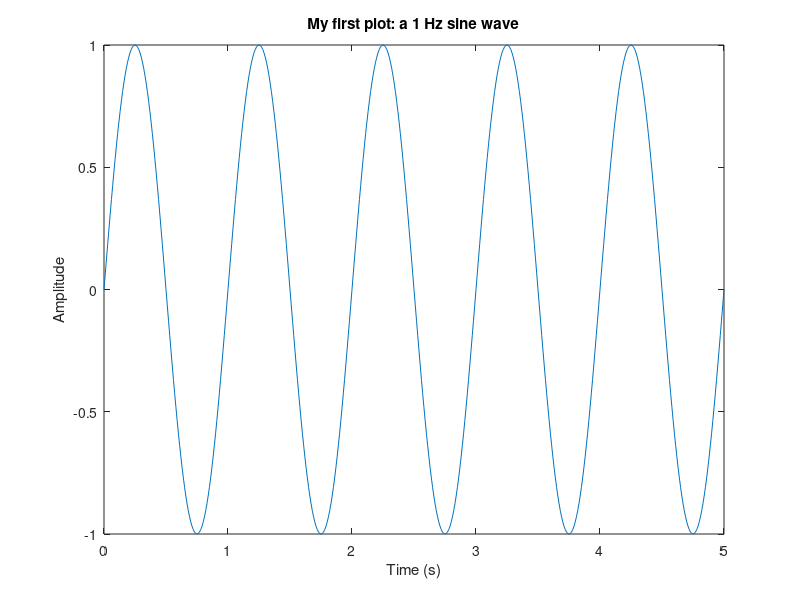

MATLAB code to generate this figure: (Note: this script raises an error after producing the figure.)
%% =====================================================================
%  BUILD A HEART RATE MONITOR  --  SOLUTION
%  Biomed Design Club MATLAB Workshop
%  Base MATLAB only (R2018b or newer). No toolboxes needed.
%  Run one section at a time: click inside it, then Ctrl+Enter (Cmd+Enter on Mac).
%% =====================================================================

%% Section 0: Start fresh
clear; clc; close all;


%% Section 1: Vectors and plotting  (warm-up, ~8 min)
% You already know matrices from linear algebra. A vector is just a
% matrix with one row. The colon makes evenly spaced numbers:
%   start : step : stop
t = 0:0.01:5;              % 0, 0.01, 0.02, ... 5  (time in seconds)
y = sin(2*pi*1*t);         % a 1 Hz wave (one full cycle per second)

figure;
plot(t, y);
xlabel('Time (s)');
ylabel('Amplitude');
title('My first plot: a 1 Hz sine wave');
% CHECKPOINT: 5 smooth waves between 0 and 5 seconds.

% GOTCHA from linear algebra:  *  is matrix multiplication.
% For "multiply each element", use  .*   (and ./ for division, .^ for powers)
y2 = t .* y;               % works: element by element
% y2 = t * y;              % ERROR: inner matrix dimensions must agree


%% Section 2: Load and plot the ECG  (~15 min)
load('ecg_data.mat');      % gives you two variables: ecg and fs
fs                         % no semicolon -> prints the value (250)

% fs = 250 means 250 numbers were recorded every second.
% Sample number n happened at time (n-1)/fs seconds.
N = length(ecg);           % how many samples in total
t = (0:N-1) / fs;          % time of every sample, in seconds
duration = N / fs          % 30 seconds

figure;
plot(t, ecg);
xlabel('Time (s)');
ylabel('Voltage (mV)');
title('Raw ECG');
% CHECKPOINT: a 30 s signal, tall spikes about once per second,
% and the whole thing slowly drifts up and down.


%% Section 3: Zoom in and take basic stats  (~15 min)
% Indexing: ecg(5) is the 5th sample. ecg(1:10) is the first ten.
% MATLAB counts from 1, not 0!
idx = 1 : 5*fs;            % the first 5 seconds = first 1250 samples

figure;
plot(t(idx), ecg(idx));
xlabel('Time (s)');
ylabel('Voltage (mV)');
title('First 5 seconds');
% CHECKPOINT: you can now see individual heartbeats.
% Each beat: small bump (P), tall spike (R), wider bump (T).

biggest  = max(ecg)
smallest = min(ecg)
average  = mean(ecg)
% Question for the room: the mean is not zero. Why? (Answer: the drift.)


%% ---------------------- BREAK (5 min) ----------------------


%% Section 4: Clean the signal  (~15 min)
% Step A: find the slow drift by averaging over 1 second (fs samples).
% Heartbeats average out; the slow wander is what's left.
baseline = movmean(ecg, fs);

figure;
plot(t, ecg); hold on;
plot(t, baseline, 'r', 'LineWidth', 2);
xlabel('Time (s)'); ylabel('Voltage (mV)');
legend('Raw ECG', 'Baseline (1 s average)');
title('Finding the drift');
% CHECKPOINT: the red line follows the slow wander of the blue signal.

% Step B: subtract the drift so the signal sits flat around zero.
ecg_flat = ecg - baseline;

% Step C: a SHORT average (5 samples = 0.02 s) removes fuzz but keeps
% the spikes sharp. Try 50 instead of 5 and see what happens to the peaks!
ecg_clean = movmean(ecg_flat, 5);

figure;
plot(t(idx), ecg(idx)); hold on;
plot(t(idx), ecg_clean(idx), 'LineWidth', 1.5);
xlabel('Time (s)'); ylabel('Voltage (mV)');
legend('Raw', 'Cleaned');
title('Before vs after cleaning');
% CHECKPOINT: orange signal is flat around 0, R-peaks still sharp.


%% Section 5: Find the heartbeats  (~20 min)
% An R-peak is a point that is:
%   (1) a local maximum (higher than its neighbours), AND
%   (2) tall (above a threshold), AND
%   (3) not too close to another peak (heart can't beat twice in 0.3 s)
threshold = 0.5 * max(ecg_clean);          % half of the tallest point

isPeak = islocalmax(ecg_clean, 'MinSeparation', round(0.3*fs)) ...
         & (ecg_clean > threshold);
% isPeak is a list of true/false, one per sample. true = "a beat is here".

peak_times   = t(isPeak);                   % WHEN each beat happened (s)
peak_heights = ecg_clean(isPeak);           % HOW TALL each beat was

num_beats = sum(isPeak)                     % true counts as 1

figure;
plot(t, ecg_clean); hold on;
plot(peak_times, peak_heights, 'ro', 'MarkerSize', 8, 'LineWidth', 1.5);
yline(threshold, '--k', 'threshold');
xlabel('Time (s)'); ylabel('Voltage (mV)');
title(sprintf('Detected %d heartbeats', num_beats));
% CHECKPOINT: a red circle on top of every tall spike, none on the T waves.
% About 35 beats in 30 s.


%% Section 6: Calculate heart rate  (~15 min)
% diff gives the gap between neighbours: diff([1 3 6]) = [2 3]
rr = diff(peak_times);          % seconds between beats ("RR intervals")

avg_bpm = 60 / mean(rr)         % beats per minute
% CHECKPOINT: about 72 bpm.

% Heart rate for EVERY beat. Note the ./  (element-wise division!)
hr = 60 ./ rr;

figure;
plot(peak_times(2:end), hr, '-o');
xlabel('Time (s)'); ylabel('Heart rate (bpm)');
ylim([40 120]);
title(sprintf('Heart rate over time (average %.0f bpm)', avg_bpm));
% CHECKPOINT: wiggles between roughly 65 and 80 bpm.
% That small beat-to-beat variation is real biology: heart rate variability.


%% Section 7: Challenge -- a messier signal  (~10 min)
% Go back to Section 2, change 'ecg_data.mat' to 'ecg_noisy.mat',
% and re-run Sections 2 to 6. Then answer:
%
% Q1. What BPM do you get now? Is that possible for a living person?
%     -> About 5 bpm, with only 2 beats found. Not possible.
%
% Q2. Look at the raw plot. What is different? Why did that break Section 5?
%     -> Two huge spikes (motion artifacts, e.g. a patient bumping a lead).
%        threshold = 0.5*max(...) is now based on the ARTIFACT, so it sits
%        above every real heartbeat.
%
% Q3. Change ONE line to fix it.
%     -> Look at the cleaned plot and pick a value by eye:
%            threshold = 0.5;
%        Now ~36 beats, ~74 bpm. Close! (Lesson: always look at your data.)
%
% Q4 (bonus). The heart-rate plot has a weird jump to ~160 bpm. Why?
%     How could you make avg_bpm ignore it?
%     -> One artifact was counted as an extra "beat". Use the median,
%        which ignores a few outliers:
%            avg_bpm = 60 / median(rr)      % ~72 bpm again


%% Stretch goal (take-home): make it reusable with a function
% The function is defined at the very bottom of this file.
load('ecg_data.mat');
bpm_from_function = estimateHR(ecg, fs, 0.5)


%% ------------------------------------------------------------------
%  Local functions must go at the END of a script file.
function bpm = estimateHR(ecg, fs, threshold)
% estimateHR  Estimate average heart rate (bpm) from a raw ECG signal.
%   bpm = estimateHR(ecg, fs, threshold)
    baseline  = movmean(ecg, fs);
    ecg_clean = movmean(ecg - baseline, 5);
    isPeak    = islocalmax(ecg_clean, 'MinSeparation', round(0.3*fs)) ...
                & (ecg_clean > threshold);
    t   = (0:length(ecg)-1) / fs;
    rr  = diff(t(isPeak));
    bpm = 60 / median(rr);
end
